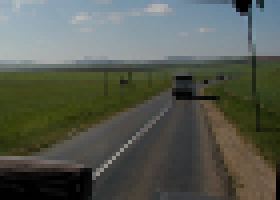
#> input picture EX2/terrain_small.png, 70 x 50 px (shown 4 times larger)
$ jupyter execute --allow-errors 02_mean_shift.ipynb   (shell and % lines are left out)
#> lines starting #> are read from the running program, lines starting #| are printed output that depends on the picture
# Mean-Shift Clustering and Segmentation

In the first part of this task you will implement the *mean-shift* clustering algorithm in a general way (not specifically for anything to do with images, just simply for n-dimensional data points).

Then in the second part you will apply mean-shift for image segmentation, by clustering data points that represent pixels (e.g. the colors).

### Recap from the lecture
The *mean-shift* algorithm clusters an $n$-dimensional data set (i.e., each data point is described by a feature vector of $n$ values) by associating each point with a peak in the estimated probability density of the dataset's distribution. Points associated with the "same" peak (up to some small threshold) become members of the same cluster.

For each point, mean-shift finds the associated peak by first defining a spherical window of radius $r$ centered on that point, and computing the **mean** of the points that lie within the window. The algorithm then **shifts** the window to be centered on that mean and repeats these steps until convergence, i.e., until the shift is smaller than a specified threshold. At each iteration the window shifts to a more densely populated portion of the data set until a peak is reached, where the data is approximately equally distributed in the window.

*Important*: Implement the following tasks efficiently, otherwise your code might need hours to run. Avoid loops, instead use numpy-functions when possible.

[cell 1]
import numpy as np
import matplotlib.pyplot as plt
import time
import imageio
from mpl_toolkits.mplot3d import Axes3D
import cv2
import os

## Finding a peak from a query point
Implement the peak searching process as the function `find_peak(data, query, radius)` where

 * `data` is a $p \times n$ matrix containing $p$ data points; each point is defined by an $n$-dimensional row vector of feature values
 * `query` is the $n$-dimensional starting point from which we wish to compute a density peak
 * `radius` is the search window radius.

Return the peak as an $n$-dimensional vector once the peak does not change anymore.

**Hints:**
* Only a single loop (shift while peak is moving) is required in this task.
* `np.linalg.norm` computes the Euclidean norm of a vector. You can also apply it to a matrix (which represents a list of vectors) by specifying the `axis` parameter.
* NumPy arrays can be indexed with Boolean arrays, e.g. to select only rows that fulfil some criterion.

[cell 2]
# POINTS: 2

def find_peak(data, query, radius):
    # YOUR CODE HERE
    shift = np.inf
    shift_limit = 0.1
    while shift > shift_limit:
        distance = np.linalg.norm(data - query, axis=1)
        query_old = query
        query = np.mean(data[distance <= radius], axis=0)
        shift = np.linalg.norm(query - query_old)

    return query
    #raise NotImplementedError()

We will now use the synthetic dataset `gaussian_mixture_samples_3d.csv` to test your implementation. The data points in this file are 2000 samples from two 3D Gaussian distributions. The following plots only show the projection on the XY plane.

[cell 3]
data = np.genfromtxt(f'gaussian_mixture_samples_3d.csv', delimiter=',')
query_ids = [0, 5, 1500]
radius = 2

fig, axes = plt.subplots(1, len(query_ids), figsize=(9.5,3.5))
for query_id, ax in zip(query_ids, axes):
    query = data[query_id]
    peak = find_peak(data, query, radius)
    print('Found peak', peak)

    ax.scatter(data[:, 0], data[:, 1], marker='.', color='gray')
    ax.scatter(query[0], query[1], s=150, linewidth=5,
               color='blue', marker='x', label='starting point')
    ax.scatter(peak[0], peak[1], color='orange', marker='x',
               s=150, linewidth=5, label='found peak')
    ax.legend()
fig.tight_layout()
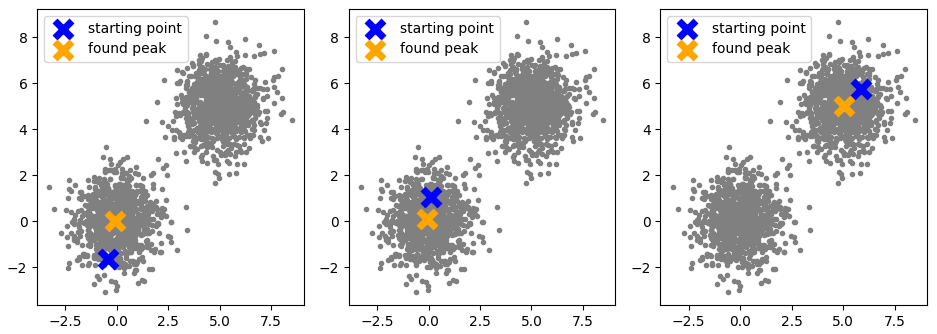
#> figure drawn by matplotlib, 3 panels

## Clustering all points
Implement `mean_shift(data, radius)`, which calls `find_peak` for each point and then assigns a label to each point according to its peak.
`mean_shift` should return two arrays: `peaks` and `labels`.

  * `peaks` is a matrix with $k$ rows and $n$ columns, storing the found density peaks of size $n$, where $k$ is the data-dependent number of clusters found.
  * `labels` is a $p$-sized vector that has an entry for each data point, storing its associated cluster label (an integer).

Similar peaks within a distance of `radius/2` should be considered the same and should be merged after each call to `find_peak`. More specifically, if the peak computed for a data point already exists in `peaks` (according to the distance threshold), then discard the newly computed peak and give the label of the already existing peak to the considered data point.

**Hints:**
* Only a single loop (iterating over each point once) is required in this task. (Plus the loop within `find_peak`.)
* `np.argmin` gives the index of the smallest value of a vector.

[cell 4]
# POINTS: 4

def mean_shift(data, radius):
    labels = np.full(len(data), fill_value=-1, dtype=int)

    # YOUR CODE HERE
    peaks = np.empty(data.shape)
    n_peaks = 0

    for index, query in enumerate(data):
        peak = find_peak(data, query, radius)
        label = None

        if n_peaks > 0:
            dist = np.linalg.norm(peaks[:n_peaks] - peak, axis=1)
            label_of_nearest_peak = np.argmin(dist)

            if dist[label_of_nearest_peak] < radius / 2:
                label = label_of_nearest_peak

        if label is None:
            label = n_peaks
            peaks[label] = peak
            n_peaks += 1

        labels[index] = label

    peaks = peaks[:n_peaks]

    #raise NotImplementedError()
    return peaks, labels

Now check the result of your implementation. The found peaks (cluster centers) are shown as black X marks. You can rotate the interactive 3D plots with the mouse (but it may be somewhat slow).

Note that each individual clustering should take less than 10 seconds to compute.

[cell 5]
def plot_3d_clusters(ax, data, labels, peaks,
                     peak_colors=None, colors=None, axis_names='xyz'):
    """Plots a set of point clusters in 3D, each with different color."""

    def luv2rgb(color):
        expanded = color[np.newaxis, np.newaxis]
        rgb = cv2.cvtColor(expanded.astype(np.uint8), cv2.COLOR_LUV2RGB)
        return rgb[0,0]/255

    if peak_colors is None:
        peak_colors = peaks

    for label in range(len(peaks)):
        if colors=='rgb':
            cluster_color = color = peak_colors[label]/255
        elif colors=='luv':
            cluster_color = luv2rgb(peak_colors[label])
        else:
            cluster_color=None

        cluster = data[labels==label]
        ax.scatter(cluster[:, 0], cluster[:, 1], cluster[:, 2],
                   alpha=0.15, color=cluster_color)
        ax.scatter(peaks[label, 0], peaks[label, 1], peaks[label, 2],
                   color='black', marker='x', s=150, linewidth=3)

    ax.set_xlabel(axis_names[0])
    ax.set_ylabel(axis_names[1])
    ax.set_zlabel(axis_names[2])

data = np.genfromtxt(f'gaussian_mixture_samples_3d.csv', delimiter=',')
radii = [1, 1.25, 2, 8]
fig, axes = plt.subplots(
    1, len(radii), figsize=(9.5,4), subplot_kw={'projection': '3d'})

for radius, ax in zip(radii, axes):
    start_time = time.time()
    peaks, labels = mean_shift(data, radius)
    plot_3d_clusters(ax, data, labels, peaks)
    duration = time.time()-start_time
    ax.set_title(f'{len(peaks)} peaks using r={radius:.2f}\n'
                 f'Needed {duration:.4f}s\n')

fig.tight_layout()
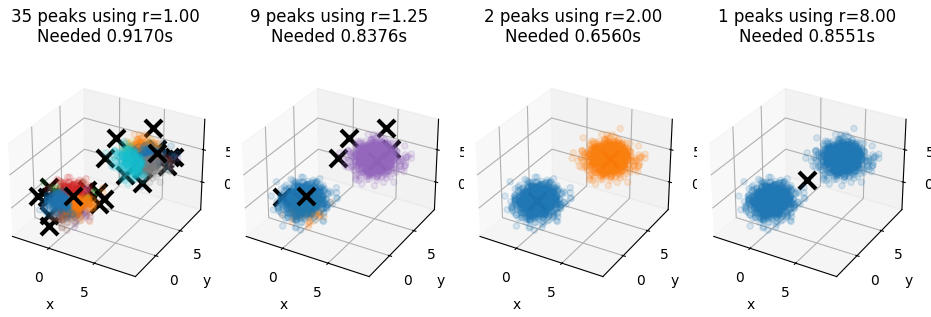
#> figure drawn by matplotlib, 4 panels

## Speedups

As described so far, the mean-shift algorithm is too slow to be used for image segmentation where each data point corresponds to a pixel, there are just too many pixels in normal sized images. Therefore, you should incorporate the following two speedups from the lecture into your implementation.

**First speedup**: upon finding a new peak, associate each data point within `radius` distance from that peak with the cluster defined by that peak. This speedup is known as the *“basin of attraction”* and is based on the intuition that points within one window size distance from the peak will, with high probability, converge to that peak.

Call the new function `mean_shift_opt`.

**Hint:** You can use boolean indexing to assign a value only to certain array elements.
```python
>>> a = np.array([1, 3, 2, 4])
>>> b = a > 2
>>> b
np.array([False, True, False, True])
>>> a[b] = 0
>>> a
array([1, 0, 2, 0])
```

[cell 6]
# POINTS: 2

def mean_shift_opt(data, radius):
    labels = np.full(len(data), fill_value=-1, dtype=int)

    # YOUR CODE HERE
    peaks = np.empty(data.shape)
    n_peaks = 0

    for index, query in enumerate(data):

        if labels[index] >= 0:
            continue

        peak = find_peak(data, query, radius)
        label = None

        if n_peaks > 0:
            dist = np.linalg.norm(peaks[:n_peaks] - peak, axis=1)
            label_of_nearest_peak = np.argmin(dist)

            if dist[label_of_nearest_peak] <= radius / 2:
                label = label_of_nearest_peak

        if label is None:
            label = n_peaks
            peaks[label] = peak
            n_peaks += 1

            dist = np.linalg.norm(data - peak, axis=1)
            labels[dist <= radius] = label

        labels[index] = label

    peaks = peaks[:n_peaks]
    #raise NotImplementedError()

    return peaks, labels

Now run the code to check the result.

[cell 7]
data = np.genfromtxt(f'gaussian_mixture_samples_3d.csv', delimiter=',')
radii = [1, 1.25, 2, 8]
fig, axes = plt.subplots(
    1, len(radii), figsize=(9.5,4), subplot_kw={'projection': '3d'})

for radius, ax in zip(radii, axes):
    start_time = time.time()
    peaks, labels = mean_shift_opt(data, radius)
    plot_3d_clusters(ax, data, labels, peaks)
    duration = time.time()-start_time
    ax.set_title(f'{len(peaks)} peaks using r={radius:.2f}\n'
                 f'Needed {duration:.4f}s\n')

fig.tight_layout()

The **second speedup** is based on a similar principle: Associate points within a distance $\mathtt{radius}/c$ of the search path with the converged peak ($c$ is some constant value). Use $c = 3$ for this assignment.

To realize this speedup, you will need to modify `find_peak` into `find_peak_opt`, which returns two values: `peak` and `is_near_search_path`. The latter should be a Boolean output vector of length $p$ (number of data points) containing `True` for each point that we encountered within a distance $\mathtt{radius}/c$ on our search path, and `False` for the others. Then use this Boolean vector in a new version of `mean_shift_opt`, called `mean_shift_opt2` to do the label assignments accordingly.

[cell 8]
# POINTS: 2

def find_peak_opt(data, query, radius, c=3):
    is_near_search_path = np.zeros(len(data), dtype=bool)

    # YOUR CODE HERE
    shift = np.inf
    shift_limit = 0.1
    while shift > shift_limit:
        dist = np.linalg.norm(data - query, axis=1)
        query_old = query
        query = np.mean(data[dist <= radius], axis=0)
        shift = np.linalg.norm(query - query_old)

        is_near_search_path[dist <= radius/c] = True

    return query, is_near_search_path
    #raise NotImplementedError()

def mean_shift_opt2(data, radius):
    labels = np.full(len(data), fill_value=-1, dtype=int)

    # YOUR CODE HERE
    peaks = np.empty(data.shape)
    n_peaks = 0

    for index, query in enumerate(data):

        if labels[index] != -1:
            continue

        peak, is_near_search_path = find_peak_opt(data, query, radius)
        label = None

        if n_peaks > 0:
            dist = np.linalg.norm(peaks[:n_peaks] - peak, axis=1)
            label_of_nearest_peak = np.argmin(dist)

            if dist[label_of_nearest_peak] <= radius / 2:
                label = label_of_nearest_peak

        if label is None:
            label = n_peaks
            peaks[label] = peak
            n_peaks += 1

            dist = np.linalg.norm(data - peak, axis=1)
            labels[dist <= radius] = label

        labels[is_near_search_path] = label

    peaks = peaks[:n_peaks]
    #raise NotImplementedError()

    return peaks, labels

data = np.genfromtxt(f'gaussian_mixture_samples_3d.csv', delimiter=',')
radii = [1, 1.25, 2, 8]
fig, axes = plt.subplots(
    1, len(radii), figsize=(9.5,4), subplot_kw={'projection': '3d'})

for radius, ax in zip(radii, axes):
    start_time = time.time()
    peaks, labels = mean_shift_opt2(data, radius)
    plot_3d_clusters(ax, data, labels, peaks)
    duration = time.time()-start_time
    ax.set_title(f'{len(peaks)} peaks using r={radius:.2f}\n'
                 f'Needed {duration:.4f}s\n')

fig.tight_layout()

Which radius gives good results? Can the speedups change the result? Why is the speedup so different for the different radii?

*POINTS: 0*

YOUR ANSWER HERE

## Image Segmentation by Mean-Shift

Now use your mean-shift implementation from above to segment images. Note that although very efficient mean-shift implementations exist, our version here may take several minutes per image. Debug using small images.

Implement the function `mean_shift_segment(im, radius)` where `im` is an input RGB image of shape $\mathtt{height}\times\mathtt{width}\times 3$ and `radius` is the parameter associated with the mean-shift algorithm. The output should be `data`, `peaks`, `labels`, `segmented_image`:

* `data` is the array of the data points that you input to the mean-shift algorithm, with $p$ rows and 3 columns (where $p=\mathtt{height}\cdot\mathtt{width}$).
* `peaks` and `labels` are simply the results returned by the `mean_shift` call (without changing them).
* The `segmented_image` is constructed by assigning to each pixel the color value of the corresponding cluster's peak.

You will need to reshape (`np.reshape`) the image array before feeding it to your mean-shift clustering function. Also, do not forget to convert the pixel values to floating point, using `somearray.astype(float)` and then convert the result back to 8-bit unsigned integers using `somearray.astype(np.uint8)`.

**Hints:** You can change the shape of an array `a` with `a.reshape()`.

[cell 9]
# POINTS: 2

def mean_shift_segment(im, radius):
    # YOUR CODE HERE
    data = im.reshape(-1, 3).astype(float)
    peaks, labels = mean_shift_opt2(data, radius)  # mean_shift(data, radius)
    segmented_im = peaks[labels].reshape(im.shape).astype(np.uint8)
    #raise NotImplementedError()
    return data, peaks, labels, segmented_im

The next cell segments the image `terrain_small.png`. It should take less than 5 seconds.

[cell 10]
def make_label_colormap():
    """Create a color map for visualizing the labels themselves,
    such that the segment boundaries become more visible, unlike
    in the visualization using the cluster peak colors.
    """
    import matplotlib.colors
    rng = np.random.RandomState(2)
    values = np.linspace(0, 1, 20)
    colors = plt.cm.get_cmap('hsv')(values)
    rng.shuffle(colors)
    return matplotlib.colors.ListedColormap(colors)

label_cmap = make_label_colormap()

im = imageio.imread('terrain_small.png')
#> im is the input picture: shape (50, 70, 3); mean R, G, B 86.4, 91, 81.6
start_time = time.time()
data, peaks, labels, segmented_im = mean_shift_segment(im, radius=15)
#> in mean_shift_segment, `peaks, labels = mean_shift_opt2(data, radius)`: peaks = [[155, 168.5, 175.5], [139.4, 153.7, 162.4], [111.5, 121, 122.9], [62.85, 61.57, 58.36], [4.38, 4.24, 4.05], [59.58, 65.06, 25.07], [73.75, 86.5, 104.2], [26.1, 28.59, 17.76], [107.8, 89.04, 68.6]]; labels = 3500 values, max 8 at index 1590, min 0 at index 0, mean 3.15
#> in mean_shift_segment, `segmented_im = peaks[labels].reshape(im.shape).astype(np.uint8)`:
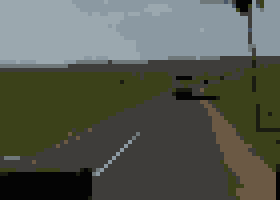
#> segmented_im: shape (50, 70, 3) (shown 4 times larger); mean R, G, B 85.2, 89.6, 79.4
duration= time.time()-start_time
print(f'Took {duration:.2f} s')

fig = plt.figure(figsize=(9.5,9.5))
ax = fig.add_subplot(2, 2, 1)
ax.set_title('Original Image')
ax.imshow(im)

ax = fig.add_subplot(2, 2, 2)
ax.set_title('Segmented')
ax.imshow(segmented_im)

ax = fig.add_subplot(2, 2, 3)
ax.set_title('Labels')
ax.imshow(labels.reshape(im.shape[:2]), cmap=label_cmap)

ax = fig.add_subplot(2, 2, 4, projection='3d')
ax.set_title(f'RGB space')
plot_3d_clusters(ax, data, labels, peaks, colors='rgb', axis_names='RGB')
fig.tight_layout()
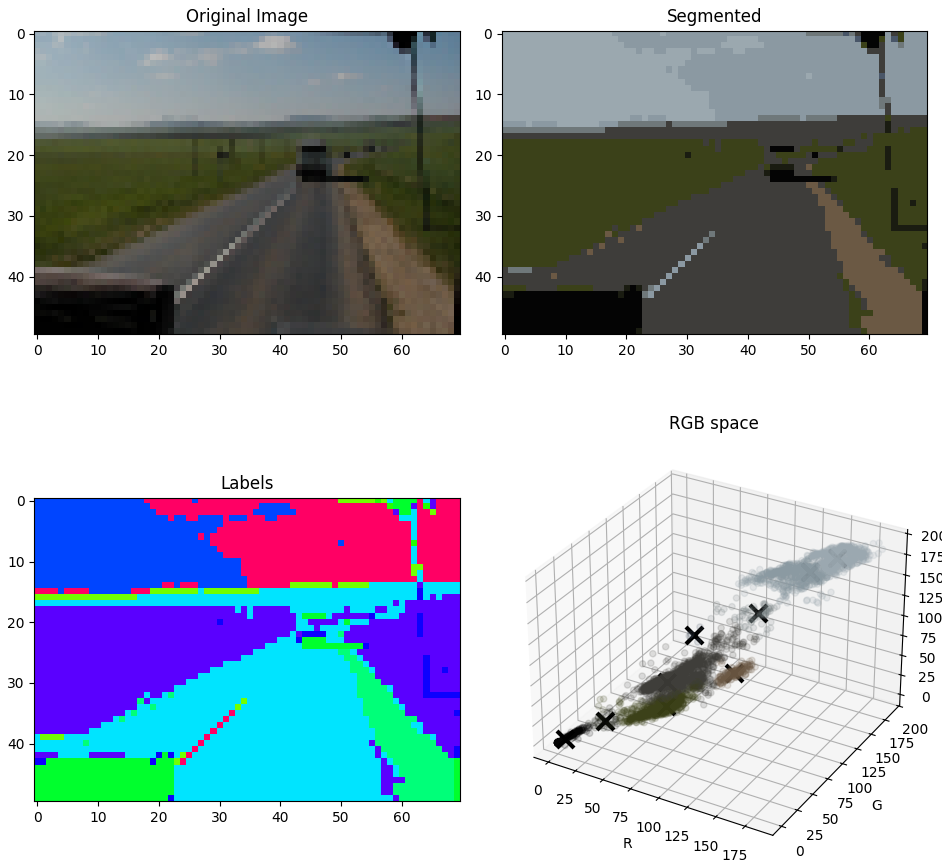
#> figure drawn by matplotlib, 4 panels

## Segmentation in LUV color space
Note that mean-shift uses the Euclidean distance metric. Unfortunately, the Euclidean distance in RGB color space does not correlate well to color difference as perceived by people. For example in the green portion of RGB space, large distances are perceived as the roughly same color, whereas in the blue part a small RGB-distance may cause a large change in perceived color. For this reason we will now use the non-linear LUV color space, where the Euclidean distance better models the perceived difference in color.

In the function `mean_shift_segment_luv(...)` cluster the image data in LUV color space by first converting the RGB color vectors to LUV using OpenCV: `cv2.cvtColor(rgb_image, cv2.COLOR_RGB2LUV)`. Then convert the resulting cluster centers back to RGB using `cv2.cvtColor(luv_image, cv2.COLOR_LUV2RGB)`.

If we want to include spatial *position information* in the feature vectors as well, we can make the feature vectors 5 dimensional by specifying in addition to the the L, U, and V values also the x, and y coordinates of each pixel. Write a function `mean_shift_segment_luv_pos(im, radius)` that does this. The parameter `pos_weight` should be multiplied to the position coordinates.

**Hint:** useful functions are `np.arange`, `np.meshgrid`, `np.concatenate`, `np.expand_dims`.

[cell 11]
# POINTS: 2

def mean_shift_segment_luv(im, radius):
    # YOUR CODE HERE
#> called with radius = 10
    im_luv = cv2.cvtColor(im, cv2.COLOR_RGB2LUV)
#> im_luv: shape (50, 70, 3); mean of channels 0, 1, 2 94.9, 95, 140.7
    data = im_luv.reshape(-1, 3).astype(float)

    peaks, labels = mean_shift_opt2(data, radius)
#> peaks = [[172.3, 90.96, 129.1], [165.3, 90.65, 128.2], [158.9, 90.38, 127.3], [121.2, 92.65, 133.6], [111, 89, 119.5], [93.2, 92.4, 122.8], [64.48, 97.12, 138], [3.3, 96.12, 136.4], [33.15, 96.3, 140.9], [127.5, 93.04, 134.6], [67.43, 95.37, 157.8], [98.82, 105.7, 152.1]]; labels = 3500 values, max 11 at index 1590, min 0 at index 0, mean 6.03

    segmented_im = peaks[labels].reshape(im.shape).astype(np.uint8)
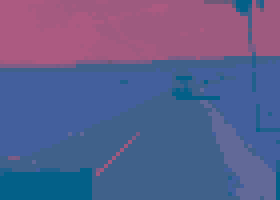
#> segmented_im: shape (50, 70, 3) (shown 4 times larger); mean R, G, B 92.3, 94.7, 140.5
    segmented_im = cv2.cvtColor(segmented_im, cv2.COLOR_LUV2RGB)
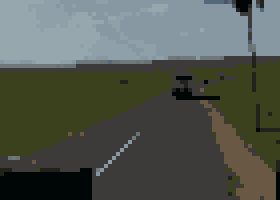
#> segmented_im: shape (50, 70, 3) (shown 4 times larger); mean R, G, B 82.5, 88.2, 79.3
    #raise NotImplementedError()
    return data, peaks, labels, segmented_im

def mean_shift_segment_luv_pos(im, radius, pos_weight=1):
    # YOUR CODE HERE
    im_luv = cv2.cvtColor(im, cv2.COLOR_RGB2LUV)
    y, x = np.mgrid[:im.shape[0],:im.shape[1]]
    xy = np.stack([x, y], axis=-1)
    feature_im = np.concatenate([im_luv, pos_weight*xy], axis=-1)
    data = feature_im.reshape(-1, 5).astype(float)

    peaks, labels = mean_shift_opt2(data, radius)

    segmented_im = peaks[labels][..., :3].reshape(im.shape).astype(np.uint8)
    segmented_im = cv2.cvtColor(segmented_im, cv2.COLOR_LUV2RGB)
    #raise NotImplementedError()
    return data, peaks, labels, segmented_im

[cell 12]
im = imageio.imread('terrain_small.png')
data, peaks, labels, segmented_im = mean_shift_segment_luv(im, radius=10)
fig = plt.figure(figsize=(9.5,11))

ax = fig.add_subplot(4, 3, 1)
ax.set_title('Segmented LUV')
ax.imshow(segmented_im)

ax = fig.add_subplot(4, 3, 2)
ax.set_title('Labels LUV')
ax.imshow(labels.reshape(im.shape[:2]), cmap=label_cmap)

ax = fig.add_subplot(4, 3, 3, projection='3d')
ax.set_title(f'LUV space')
plot_3d_clusters(ax, data, labels, peaks, colors='luv', axis_names='LUV')

for i, pos_weight in enumerate([0.5, 1, 2]):
    data, peaks, labels, segmented_im = mean_shift_segment_luv_pos(im, radius=15, pos_weight=pos_weight)
    ax = fig.add_subplot(4, 3, 4 + 3*i)
    ax.set_title(f'Segmented LUV + pos (weight {pos_weight})')
    ax.imshow(segmented_im)

    ax = fig.add_subplot(4, 3, 5 + 3*i)
    ax.set_title(f'Labels LUV + pos (weight {pos_weight})')
    ax.imshow(labels.reshape(im.shape[:2]), cmap=label_cmap)

    ax = fig.add_subplot(4, 3, 6 + 3*i, projection='3d')
    ax.set_title(f'VXY space')
    plot_3d_clusters(
        ax, data[:, 2:], labels, peaks[:, 2:],
        peak_colors=peaks[:, :3], colors='luv', axis_names='VXY')
    ax.invert_zaxis()
    ax.view_init(azim=20, elev=15)

    fig.tight_layout()
#> this loop made 3 passes
#> pass 1, in mean_shift_segment_luv_pos, `segmented_im = peaks[labels][..., :3].reshape(im.shape).astype(np.uint8)`:
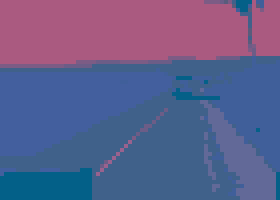
#> segmented_im: shape (50, 70, 3) (shown 4 times larger); mean R, G, B 94.9, 94.7, 140.7
#> (the rest of the program and of its run is left out)
